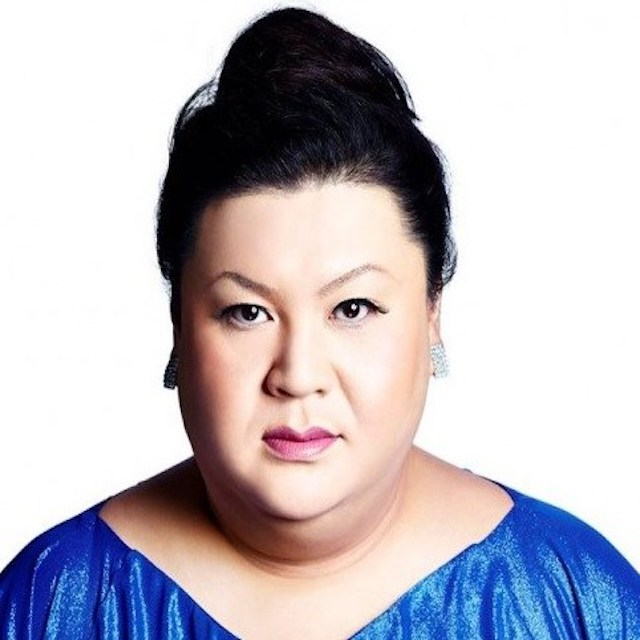
#> input picture Img/face1.jpg, 640 x 640 px
$ jupyter execute --allow-errors Snakes.ipynb
#> lines starting #> are read from the running program, lines starting #| are printed output that depends on the picture
[cell 1]
#coding:utf-8
import pylab
from PIL import Image,ImageDraw
import matplotlib.pyplot as plt
import numpy as np
from functools import lru_cache


#Jupyterでインライン表示するための宣言
# %matplotlib inline

#追加

#画像の読み込み
im = Image.open("./Img/face1.jpg")
#> im is the input picture: PIL image 640x640 RGB; mean R, G, B 191.5, 187.2, 195.2
im = im.resize((640,640))
# print(im.size)

#画像をarrayに変換
im_list = np.asarray(im)
#> (the rest of this cell did not finish here and is left out)

[cell 2]
import math


N = 4 #点の数
sigma = 1
v = np.zeros((N+1,2),dtype = 'int32')#ループのために2つ点を増やしている


for i in range(0,N+1):#初期輪郭点
    v[i,0] = int(160*math.cos(2*math.pi*i/N)+320)
    v[i,1] = int(160*math.sin(2*math.pi*i/N)+320)

@lru_cache(maxsize=None)
def EpsLen(v):
    sum = 0
    for  i in range(0,N):
        dif_v = v[i]-v[i-1]
        sum += dif_v[0]**2+dif_v[1]**2
    return sum

def EpsCurv(v):
    sum = 0
    for  i in range(0,N):
        dif_v = v[i+1]- 2*v[i]-v[i-1]
        sum += dif_v[0]**2+dif_v[1]**2
    return sum

def EpsImg(v,lum):
    sum = 0
    for i in range(0,N):
        sum += Gauss(v[i],sigma)*lum[int(v[i,0]),int(v[i,1])]#たたみ込み
    return -sum

def Gauss(v,sigma):
    value = math.exp(-(v[0]**2+v[1]**2)/(2*sigma**2))/(2*math.pi*sigma**2)
    return value

def Eps(v,alpha,beta,gamma,lum):
    value = alpha*EpsLen(v)+beta*EpsCurv(v)+gamma*EpsImg(v,lum)
    return value

[cell 3]
#画像の読み込み
im = Image.open("./Img/face1.jpg")
im = im.resize((640,640))
# グレースケールに変換
gray_im= im.convert('L')
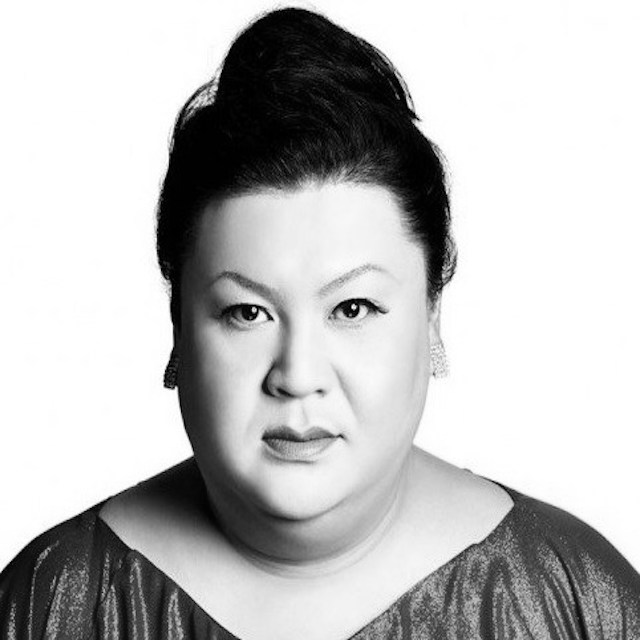
#> gray_im: PIL image 640x640 L; min 0, max 255, mean 189.4
lum = np.asarray(gray_im)

[cell 4]
# d=0
n=1
#> (the rest of this cell did not finish here and is left out)
